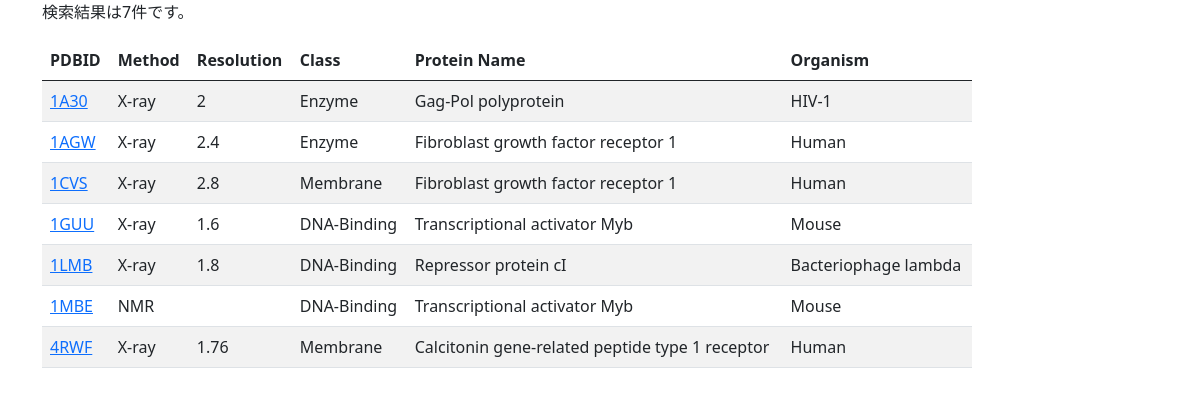
Page /html/examples/search_get_with_link_bs.php on the earlier database version.
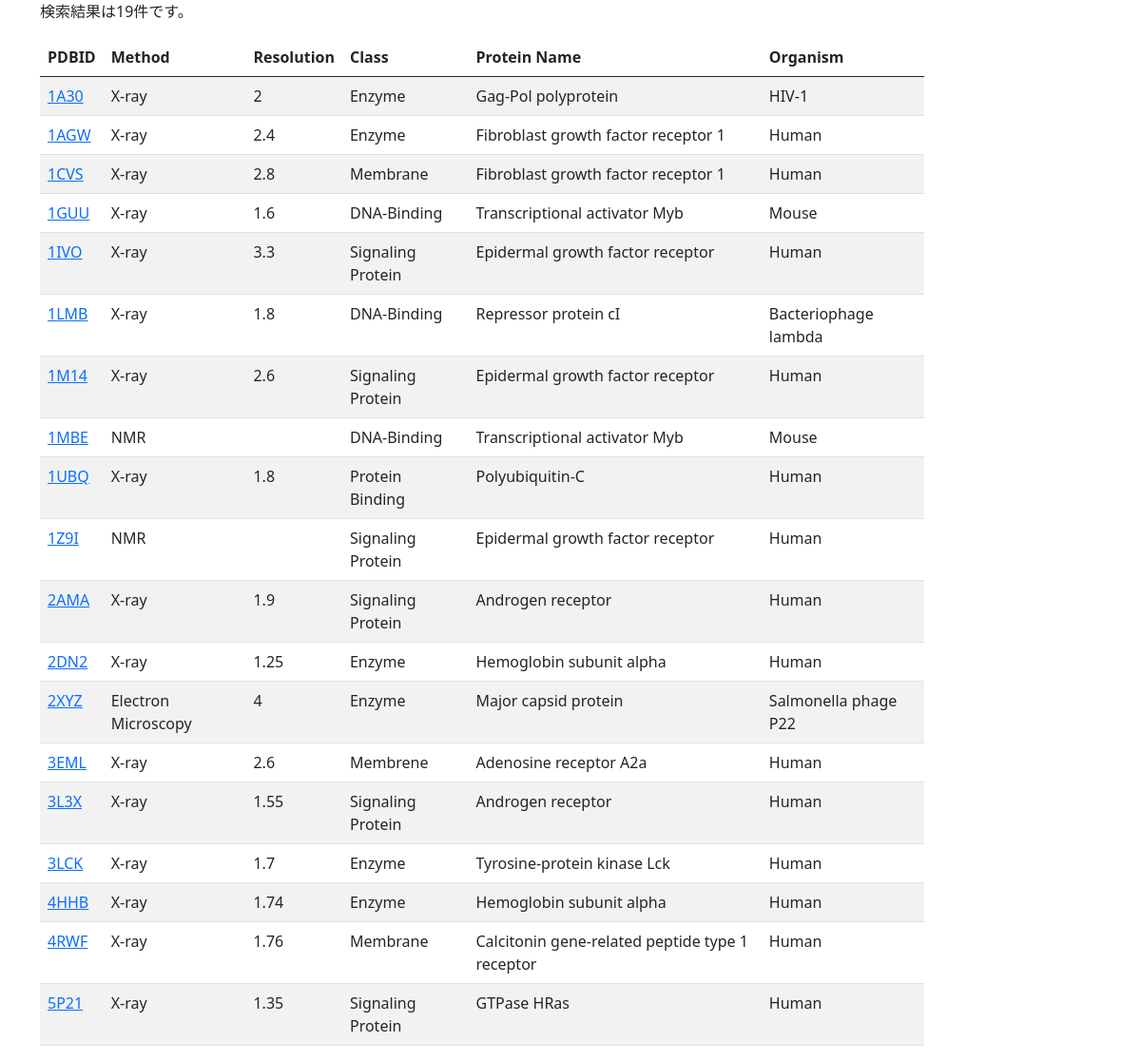
Same page on the later database version.
### tables this page shows
create table PDB(pdbID char(4) not null,
				method char(20) not null,
				resolution float,
				chain char(20) not null,
                positions char(10) not null,
				deposited date not null,      
                class char(30),
                url text,                     
		 		primary key(PDBID));

create table Protein(proteinID int not null auto_increment,  
	            	name char(50) not null,
		    		organism char(30) not null,
		    		len int not null,
					fav int not null,
		    		primary key(proteinID));

### html/examples/search_get_with_link_bs.php (the view, shortened to what this page needs)
<!DOCTYPE html>
<html lang="ja">
<head>
  <link href="https://cdn.jsdelivr.net/npm/bootstrap@5.0.2/dist/css/bootstrap.min.css" rel="stylesheet">
</head>
<body>
<?php
require('login.php');
$id = (isset($_GET['id']) && $_GET['id'] !== "") ? $_GET['id'] : "%";
$name = (isset($_GET['name']) && $_GET['name'] !== "") ? $_GET['name'] : "%";
$class = (isset($_GET['class']) && $_GET['class'] !== "") ? $_GET['class'] : "%";
$org = (isset($_GET['org']) && $_GET['org'] !== "") ? $_GET['org'] : "%";
$sql = "
select PDB.pdbID, PDB.method, PDB.resolution,PDB.class, Protein.name, Protein.organism
from PDB natural join PDB2Protein natural join Protein
where (PDB.pdbID like :id)
and (PDB.class like :class)
and (Protein.name like :name)
and (Protein.organism like :org)
";
try{
        $stmh=$pdo->prepare($sql);
	$stmh->bindvalue(":id","%{$id}%",PDO::PARAM_STR);
        $stmh->bindvalue(":class","%{$class}%",PDO::PARAM_STR);
	$stmh->bindvalue(":name","%{$name}%",PDO::PARAM_STR);
	$stmh->bindvalue(":org","%{$org}%",PDO::PARAM_STR);
        $stmh->execute();
        $count=$stmh->rowCount();
} catch(PDOException $Exception){
        die("DB検索エラー:".$Exception->getMessage());
}
?>
<div class="container">
  <div class="col-10">
        <p>検索結果は<?=$count?>件です。</p>
<table class="table table-striped">
<thead>
<tr><th>PDBID</th><th>Method</th><th>Resolution</th><th>Class</th><th>Protein Name</th><th>Organism</th></tr>
</thead>
<tbody>
<?php
$result=$stmh->fetchAll(PDO::FETCH_ASSOC);
foreach($result as $row) {
	print "<tr><td>";
	print "<a href='./link2pdb_bs.php?pdbID=".htmlspecialchars($row["pdbID"],ENT_QUOTES)."'>";
	print htmlspecialchars($row["pdbID"],ENT_QUOTES);
	print "</a>";
	print "</td><td>";
        print htmlspecialchars($row["method"],ENT_QUOTES);
        print "</td><td>";
        print htmlspecialchars($row["resolution"],ENT_QUOTES);
	print "</td><td>";
	print htmlspecialchars($row["class"],ENT_QUOTES);
	print "</td><td>";
	print htmlspecialchars($row["name"],ENT_QUOTES);
	print "</td><td>";
	print htmlspecialchars($row["organism"],ENT_QUOTES);
	print "</td></tr>\n";
}
?>
</tbody></table>
  </div>
</div>
</body>
</html>

Differences in the rows shown:
added pdb: pdbID "1IVO", method "X-ray", resolution "3.3", class "Signaling Protein", protein.name "Epidermal growth factor receptor", protein.organism "Human"
added pdb: pdbID "1M14", method "X-ray", resolution "2.6", class "Signaling Protein", protein.name "Epidermal growth factor receptor", protein.organism "Human"
added pdb: pdbID "1UBQ", method "X-ray", resolution "1.8", class "Protein Binding", protein.name "Polyubiquitin-C", protein.organism "Human"
added pdb: pdbID "1Z9I", method "NMR", class "Signaling Protein", protein.name "Epidermal growth factor receptor", protein.organism "Human"
added pdb: pdbID "2AMA", method "X-ray", resolution "1.9", class "Signaling Protein", protein.name "Androgen receptor", protein.organism "Human"
added pdb: pdbID "2DN2", method "X-ray", resolution "1.25", class "Enzyme", protein.name "Hemoglobin subunit alpha", protein.organism "Human"
added pdb: pdbID "2XYZ", method "Electron Microscopy", resolution "4", class "Enzyme", protein.name "Major capsid protein", protein.organism "Salmonella phage P22"
added pdb: pdbID "3EML", method "X-ray", resolution "2.6", class "Membrene", protein.name "Adenosine receptor A2a", protein.organism "Human"
added pdb: pdbID "3L3X", method "X-ray", resolution "1.55", class "Signaling Protein", protein.name "Androgen receptor", protein.organism "Human"
added pdb: pdbID "3LCK", method "X-ray", resolution "1.7", class "Enzyme", protein.name "Tyrosine-protein kinase Lck", protein.organism "Human"
added pdb: pdbID "4HHB", method "X-ray", resolution "1.74", class "Enzyme", protein.name "Hemoglobin subunit alpha", protein.organism "Human"
added pdb: pdbID "5P21", method "X-ray", resolution "1.35", class "Signaling Protein", protein.name "GTPase HRas", protein.organism "Human"
Other differences:
$count: "7" → "19"
